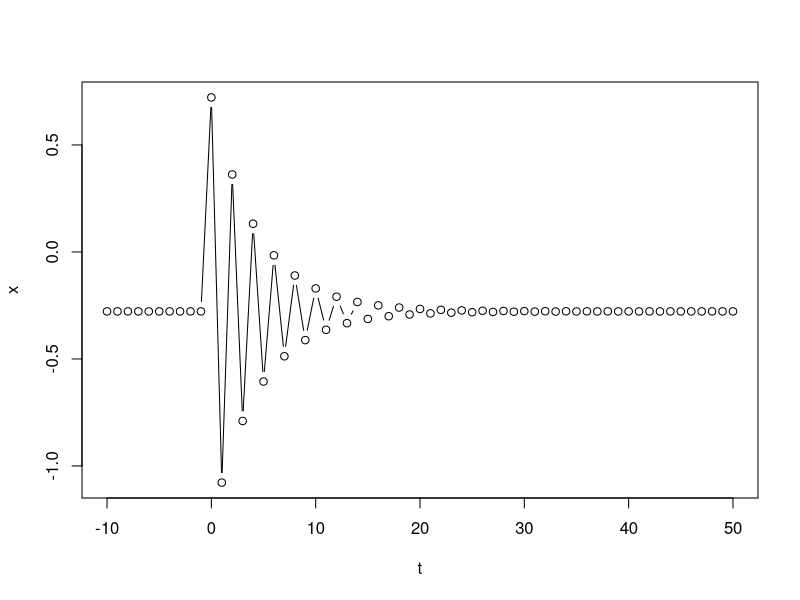

Recreate this plot in R.

ImpulseResponse <- function(alpha = 0, phi = c(), theta = c(), sigma = 1) {
  
  p <- length(phi) # rad autoregresni posloupnosti
  q <- length(theta) # rad posloupnosti klouzavych souctu
  
  timeline_size = max(p,q,10)
  
  timeline_size # pocet pocatecnich pozorovani
  
  #Inicializace vektoru e
  e <- rep(0, (timeline_size*5)+1)
  e[1] = sigma
  
  #Inicializace prvních - hodnot
  x <- rep(NA, timeline_size) 
  #Hodnoty -timeline_size:-1
  x[1:timeline_size] <- alpha/(1-sum(phi))
  
  x[(timeline_size + 1)] = alpha + sum(phi * x[(1):(1 - p)]) + sum(theta * e[(1 - 1):(1 - q)]) + e[1] # ARMA rekurze
  
  start_t = timeline_size + 2
  end_t = (6*timeline_size)+1
  for (t in start_t:end_t){
    x[t] = alpha + sum(phi * x[(t - 1):(t - p)])
  }
  
  
  t = -timeline_size:(5*timeline_size)
  impulse <- data.frame(t = t, x = x)
  
  return(impulse)
  
}

plot(ImpulseResponse(alpha = -0.5, phi = -0.8), type = "b")